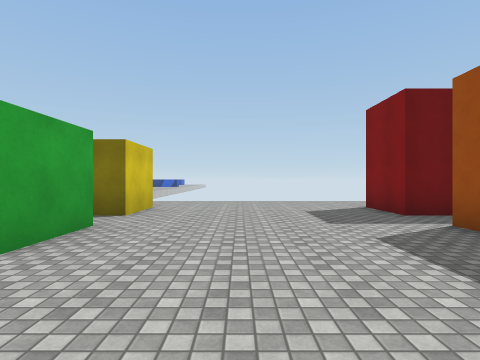
View 1 (above)

18 first-person views from a walk through a Unity game level. The camera is 1.4 m above the floor, looks level and sees 80° across. The floor is counted in squares, 2 m on a side. Each view is taken from the middle of a square. On the plan, view 1 faces up. The plan holds only what a view shows up to about 10 squares ahead; the rest is blank. The place goes on beyond the plan. Surface patterns are stand-ins for the level's own textures.

View 2
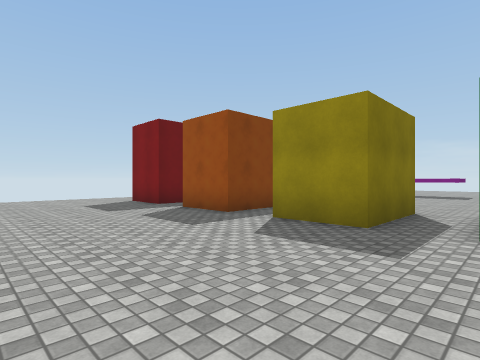

View 3
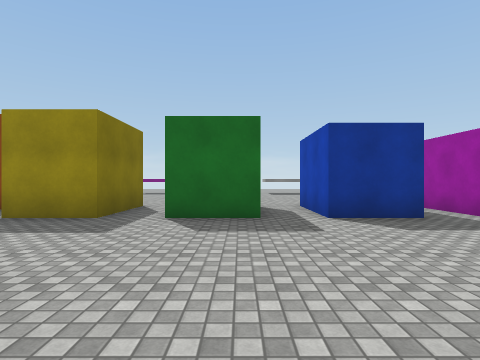

View 4
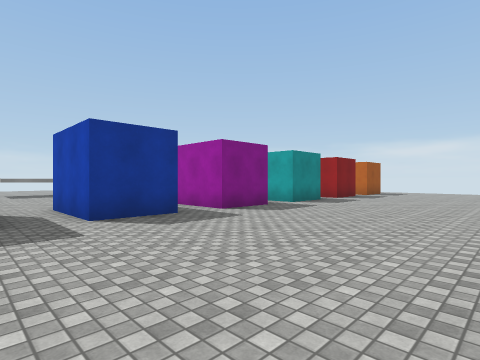

View 5
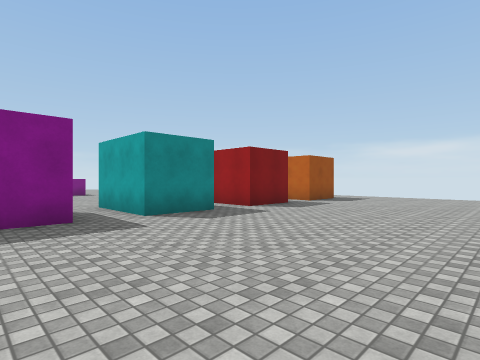

View 6
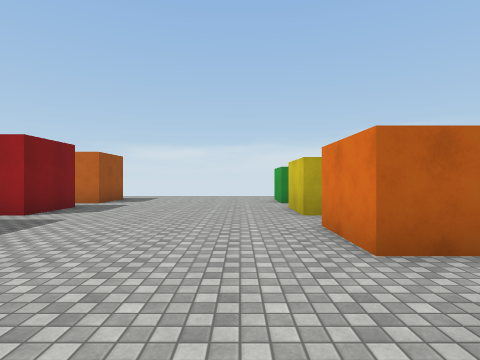

View 7
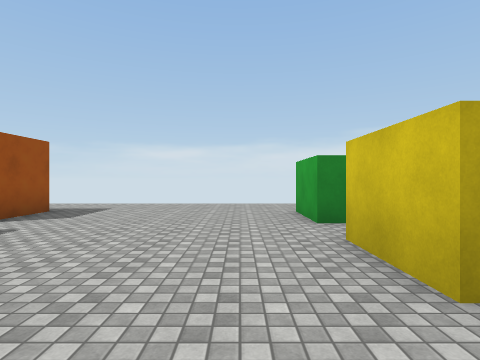

View 8
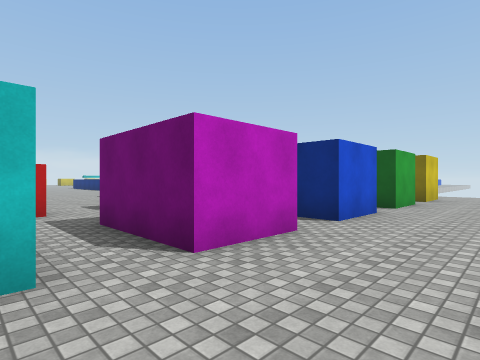

View 9
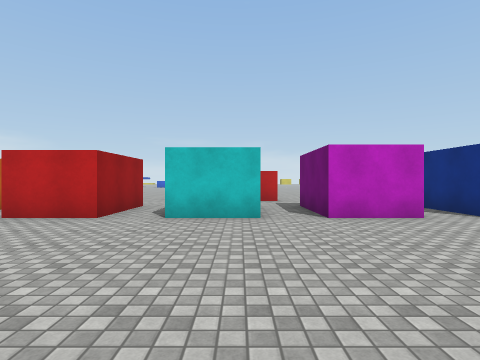

View 10
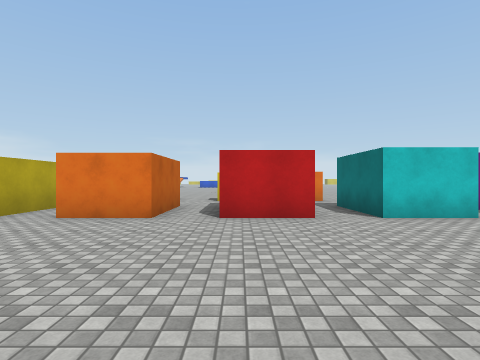

View 11
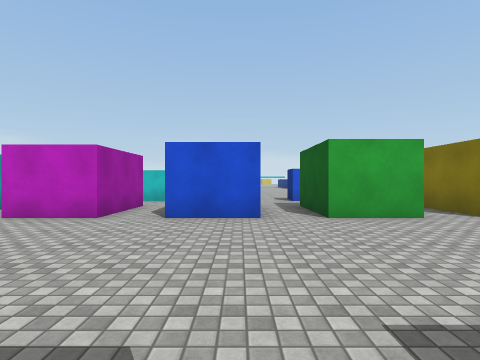

View 12
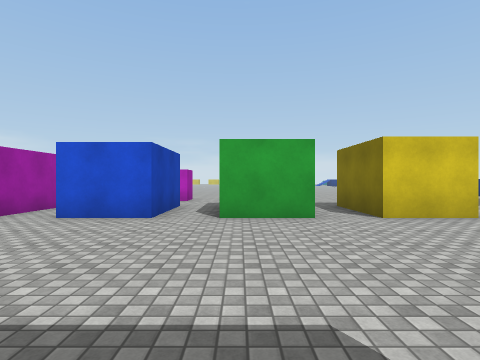

View 13
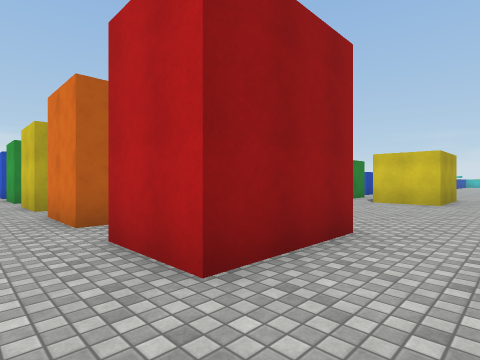

View 14
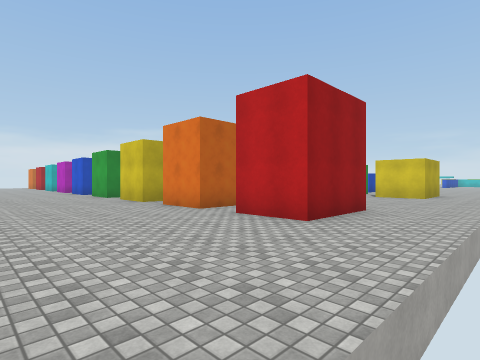

View 15
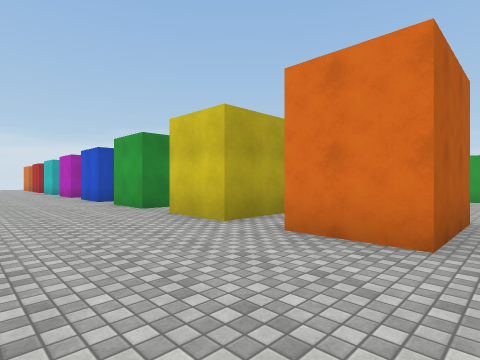

View 16
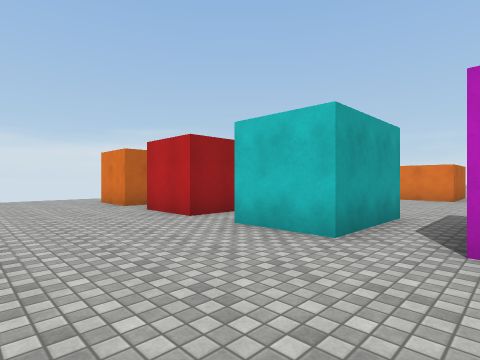

View 17
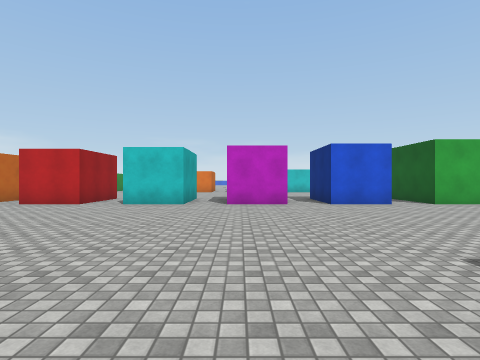

View 18
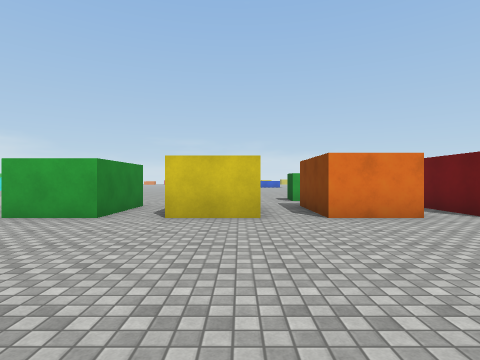

### Floor plan
Points are (right, up) in squares from view 1. A wall is a line through its corners. A room is listed if a view was taken in it or the views show most of it. See-through windows are left out.
Room 1 (views 1, 2, 3, 4, 5, 6, 7, 8, 9, 10, 11, 12, 18)
walls: (3.2, -6.4) (3.2, -4.6) (5.7, -4.6); (3.2, -3.5) (3.2, -1.6); (-2.3, -4.5) (-2.3, -6.4); (-2.3, -7.6) (-2.3, -9.4); (-2.3, -1.6) (-2.3, -3.4); (5.7, -6.4) (4, -6.4); (3.2, -9.4) (3.2, -7.6) (5.2, -7.6); (5.7, -3.4) (4, -3.4); (4.9, -1.6) (5.7, -1.6); (-2.3, -10.6) (-2.3, -12.4); (5.7, -0.4) (3.2, -0.4) (3.2, 1.4); (4, 1.4) (5.7, 1.4); (-2.3, 1.4) (-2.3, -0.4); (3.2, -12.4) (3.2, -10.6) (5.7, -10.6); (4.9, 2.6) (3.2, 2.6) (3.2, 4.4) (5.7, 4.4); (-2.3, -13.6) (-2.3, -15.4); (-2.3, 4.4) (-2.3, 2.6); (3.2, -15.4) (3.2, -13.6) (5.7, -13.6); (4.2, 5.6) (3.2, 5.6) (3.2, 7.4) (5.7, 7.4); (-2.3, -16.6) (-2.3, -18.4); (-2.3, 7.4) (-2.3, 5.6); (3.2, -18.4) (3.2, -16.6) (5.7, -16.6)
ways out: opening at (4.5, -19.5) to room 2; opening at (4.5, -16) to room 2; opening at (4.5, -13) to room 2; opening at (4.5, -10) to room 2; opening at (4.5, -7) to room 2; opening at (4.5, -4) to room 2; opening at (4.5, -1) to room 2; opening at (4.5, 2) to room 2; opening at (4.5, 5) to room 2; opening at (4.5, 8.5) to room 2; opening at (-3.5, -19.5); opening at (-3.5, -16); opening at (-3.5, -13); opening at (-3.5, -10); opening at (-3.5, -7); opening at (-3.5, -4); opening at (-3.5, -1); opening at (-3.5, 2); opening at (-3.5, 5); opening at (-3.5, 8.5)
Room 2 (views 13, 14, 15, 16, 17)
walls: (5.7, -4.6) (5.7, -6.4); (5.7, -7.6) (5.7, -9.4); (5.7, -1.6) (5.7, -3.4); (5.7, -10.6) (5.7, -12.4); (5.7, 1.4) (5.7, -0.4); (5.7, -13.6) (5.7, -15.4); (5.7, 4.4) (5.7, 2.6); (5.7, -16.6) (5.7, -18.4); (5.7, 7.4) (5.7, 5.6)
ways out: opening at (4.5, -19.5) to room 1; opening at (4.5, -16) to room 1; opening at (4.5, -13) to room 1; opening at (4.5, -10) to room 1; opening at (4.5, -7) to room 1; opening at (4.5, -4) to room 1; opening at (4.5, -1) to room 1; opening at (4.5, 2) to room 1; opening at (4.5, 5) to room 1; opening at (4.5, 8.5) to room 1

Positions as (right, up) in squares from view 1, and headings:
1: (0, 0), facing up
2: (-1, -2), facing up-right
3: (-2, -3), facing right
4: (-2, -3), facing down-right
5: (-2, -8), facing down-right
6: (-1, -8), facing down
7: (-1, -12), facing down
8: (0, -5), facing up-left
9: (3, -5), facing left
10: (3, -9), facing left
11: (3, 1), facing left
12: (3, 3), facing left
13: (7, 9), facing down-left
14: (10, 10), facing down-left
15: (9, 5), facing down-left
16: (9, -9), facing down-left
17: (14, -9), facing left
18: (3, -14), facing left
